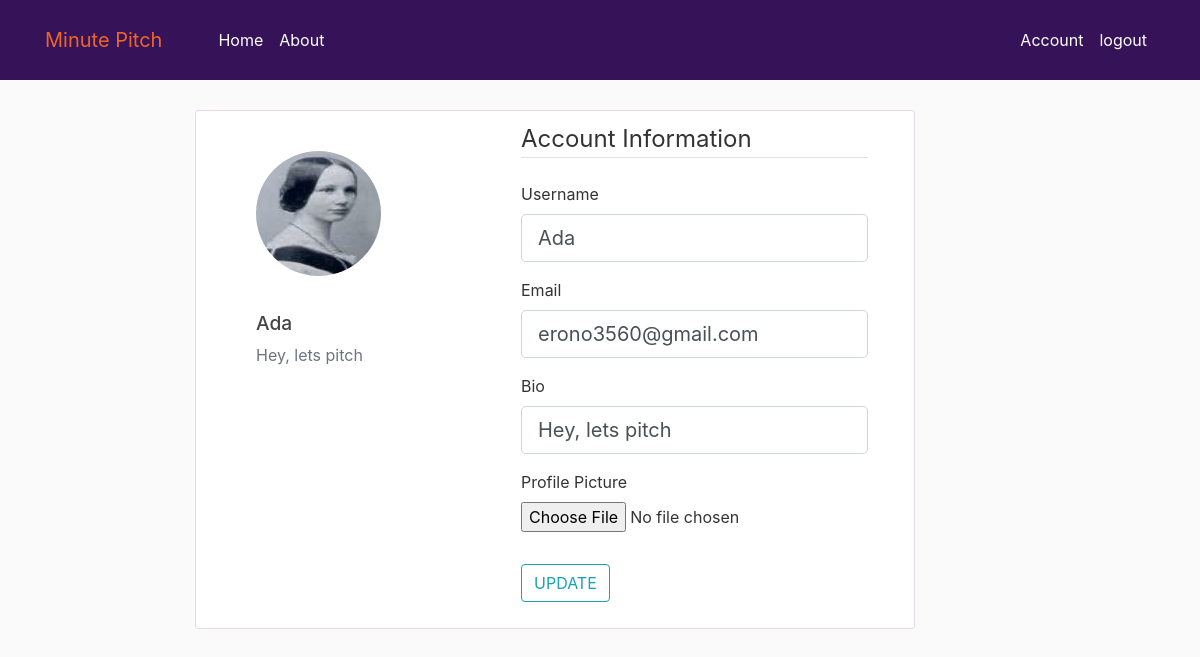
Screenshot of /account (signed in) with the database file from the repository.
### app/models.py (models this page shows, shortened)
class User(db.Model, UserMixin):
    id = db.Column(db.Integer, primary_key=True)
    username = db.Column(db.String(20), unique=True, nullable=False)
    email = db.Column(db.String(120), unique=True, nullable=False)
    image_file = db.Column(db.String(20), nullable=False, default='default.jpg')
    password = db.Column(db.String(60), nullable=False)
    bio = db.Column(db.Text, nullable=False, default='Hey, lets pitch')
    posts = db.relationship('Post', backref='author', lazy=True)

### app/routes.py (the view)
@app.route("/account", methods=['GET', 'POST'])
@login_required
def account():
    form = UpdateAccountForm()
    if form.validate_on_submit():
        if form.photo.data:
            photo_file = save_photo(form.photo.data)
            current_user.image_file = photo_file
        current_user.username = form.username.data
        current_user.email = form.email.data
        current_user.bio = form.bio.data
        db.session.commit()
        flash('your account has been updated!', 'success')
        return redirect(url_for('account'))
    elif request.method == 'GET':
        form.username.data = current_user.username
        form.email.data = current_user.email
        form.bio.data = current_user.bio
    image_file = url_for('static', filename='photos/' + current_user.image_file)
    return render_template('account.html', title='Account',
                            image_file=image_file, form=form)

### app/forms.py (shortened to what this page needs)
class UpdateAccountForm(FlaskForm):
    username = StringField('Username',
                           validators=[DataRequired(), Length(min=2, max=20)])
    email = StringField('Email',
                        validators=[DataRequired(), Email()])
    bio = StringField('Bio',
                        validators=[DataRequired(), Length(max=100)])
    photo = FileField('Profile Picture', validators=[FileAllowed(['jpg','jpeg','png'])])
    submit = SubmitField('UPDATE')

### app/models.py (called while the page is built)
@login_manager.user_loader
def load_user(user_id):
    return User.query.get(int(user_id))

### app/templates/account.html (shortened to what this page needs)
{% extends "base.html" %}
{% block content %}
    <div class="content-section ">
        <div class="media">
            <img class="rounded-circle account-img" src="{{ image_file }}">
            <div class="media-body">
            <h2 class="account-heading">{{ current_user.username }}</h2>
            <p class="text-secondary">{{ current_user.bio}}</p>
            </div>
        </div>
        <form method="POST" action="" enctype="multipart/form-data">
            <fieldset class="form-group">
                <legend class="border-bottom mb-4">Account Information</legend>
                <div class="form-group">
                    {{ form.username.label(class="form-control-label") }}
                    {% if form.username.errors %}
                        {{ form.username(class="form-control form-control-lg is-invalid") }}
                        <div class="invalid-feedback">
                            {% for error in form.username.errors %}
                                <span>{{ error }}</span>
                            {% endfor %}
                        </div>
                    {% else %}
                        {{ form.username(class="form-control form-control-lg") }}
                    {% endif %}
                </div>
                <div class="form-group">
                    {{ form.email.label(class="form-control-label") }}
                    {% if form.email.errors %}
                        {{ form.email(class="form-control form-control-lg is-invalid") }}
                        <div class="invalid-feedback">
                            {% for error in form.email.errors %}
                                <span>{{ error }}</span>
                            {% endfor %}
                        </div>
                    {% else %}
                        {{ form.email(class="form-control form-control-lg") }}
                    {% endif %}
                </div>
                <div class="form-group">
                    {{ form.bio.label(class="form-control-label") }}
                    {% if form.bio.errors %}
                        {{ form.bio(class="form-control form-control-lg is-invalid") }}
                        <div class="invalid-feedback">
                            {% for error in form.bio.errors %}
                                <span>{{ error }}</span>
                            {% endfor %}
                        </div>
                    {% else %}
                        {{ form.bio(class="form-control form-control-lg") }}
                    {% endif %}
                </div>
                <div class="form-group">
                    {{ form.photo.label() }}
                    {{ form.photo(class="form-control-file") }}
                </div>
            </fieldset>
            <div class="form-group">
                {{ form.submit(class="btn btn-outline-info") }}
            </div>
        </form>
    </div>
{% endblock content %}

### app/static/main.css (style rules this page uses)
body { background: #fafafa; color: #333333; margin-top: 5rem; width: 70vw; }
h1, h2, h3, h4, h5, h6 { color: #444444; }
.content-section { background: #ffffff; padding: 10px 20px; border: 1px solid rgb(238, 211, 236); border-radius: 3px; margin-left: 180px; margin-top: 30px; width: 60vw; display: flex; }
.media { display: flex; flex-direction: column; margin-left: 40px; margin-right: 120px; margin-top:30px; }
.account-img { height: 125px; width: 125px; margin-right: 20px; margin-bottom: 16px; }
.account-heading { font-size: 1.2rem; margin-top:20px; }

### rows the page displays
User: username "Ada", bio "Hey, lets pitch", email "erono3560@gmail.com"
